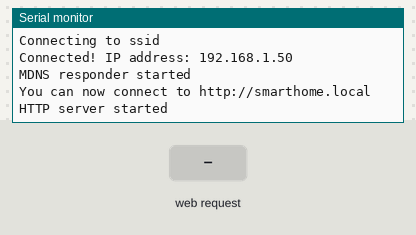
Recording of a sketch running on a simulated ESP32. Shown: the last lines printed to the serial monitor. The inputs (shaded band) are chosen by the test bench. WiFi joins after 1.5 s; servers stay silent unless stated; storage starts empty.

Above: at 2.7 s.
2.8 s: HTTP request GET / received
At 3.8 s:
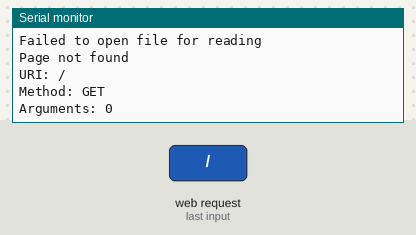
4.3 s: HTTP request GET /css/style.css received
At 5.0 s:
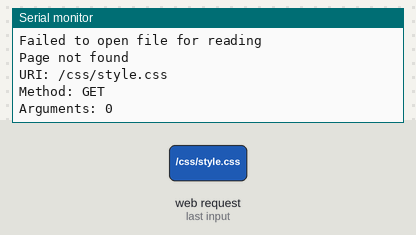
5.8 s: HTTP request GET /script.js received
At 7.3 s:
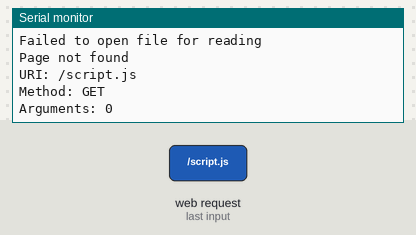

The sketch:

Web_Server.ino
```cpp
#include <WiFi.h>
#include <WiFiClient.h>
#include <WebServer.h>
#include <ESPmDNS.h>
#include <SPI.h>
#include <SD.h>

#define DBG_OUTPUT_PORT Serial

const char* ssid = "ssid";
const char* password = "password";
const char* host = "smarthome";

WebServer server(80);

bool loggedIn = false;

bool checkSD()
{
  if (!SD.begin())
    {
      DBG_OUTPUT_PORT.println("Card Mount Failed");
      return false;
    }
    return true;
}

void handleNotFound()
{
  String message = "\nPage not found\n\n";
  message += "URI: ";
  message += server.uri();
  message += "\nMethod: ";
  message += (server.method() == HTTP_GET) ? "GET" : "POST";
  message += "\nArguments: ";
  message += server.args();
  message += "\n";
  for (uint8_t i = 0; i < server.args(); i++)
  {
    message += " NAME:" + server.argName(i) + "\n VALUE:" + server.arg(i) + "\n";
  }
  server.send(404, "text/plain", message);
  DBG_OUTPUT_PORT.print(message);
}

void serve()
{
  if(!checkSD())
   return;
  String path = server.uri();
  String dataType = "text/html";
  String response = "";

  if(path.endsWith("/")) path += "index.htm";

  if(path.endsWith(".src")) path = path.substring(0, path.lastIndexOf("."));
  else if(path.endsWith(".htm")) dataType = "text/html";
  else if(path.endsWith(".css")) dataType = "text/css";
  else if(path.endsWith(".js")) dataType = "application/javascript";
  else if(path.endsWith(".png")) dataType = "image/png";
  else if(path.endsWith(".gif")) dataType = "image/gif";
  else if(path.endsWith(".jpg")) dataType = "image/jpeg";
  else if(path.endsWith(".ico")) dataType = "image/x-icon";
  else if(path.endsWith(".xml")) dataType = "text/xml";
  else if(path.endsWith(".pdf")) dataType = "application/pdf";
  else if(path.endsWith(".zip")) dataType = "application/zip";

  if(path == "/index.htm" && !loggedIn)
  {
    path = "/login.htm";
  }
  File dataFile = SD.open(path);
  if (!dataFile)
  {
    DBG_OUTPUT_PORT.println("Failed to open file for reading");
    handleNotFound();
    return;
  }
  DBG_OUTPUT_PORT.println("Reading file" + path);

  while (dataFile.available())
  {
    char temp = char(dataFile.read());
    response += temp;//DBG_OUTPUT_PORT.print(temp);
  }

  for(int i=0; i<path.length(); i++)
  {
    if(path[i] == '/')
     dataFile.rewindDirectory();
  }

  dataFile.close();

  DBG_OUTPUT_PORT.println("Served " + dataType);
  server.send(200, dataType, response);
}


void handleLogin()
{
  String Email = "", Password = "";
  for (uint8_t i = 0; i < server.args(); i++)
  {
    if(server.argName(i) == "email")
      Email = server.arg(i);
    if(server.argName(i) == "password")
      Password = server.arg(i);
     DBG_OUTPUT_PORT.println(" NAME:" + server.argName(i) + " VALUE:" + server.arg(i));
  }
  if(Email == "test@test.in" && Password == "12345")
  {
    loggedIn = true;
    serve();
  }
  else
  {
    server.send(410, "text/plain", "access denied");
  }
}

void setup()
{
  DBG_OUTPUT_PORT.begin(115200);
  DBG_OUTPUT_PORT.setDebugOutput(true);
  DBG_OUTPUT_PORT.print("\n");
  if(!checkSD())
   return;

  uint8_t cardType = SD.cardType();

  if (cardType == CARD_NONE)
  {
    DBG_OUTPUT_PORT.println("No SD card attached");
    return;
  }

  DBG_OUTPUT_PORT.print("SD Card Type: ");
  if (cardType == CARD_MMC)
  {
    DBG_OUTPUT_PORT.println("MMC");
  }
  else if (cardType == CARD_SD)
  {
    DBG_OUTPUT_PORT.println("SDSC");
  }
  else if (cardType == CARD_SDHC)
  {
    DBG_OUTPUT_PORT.println("SDHC");
  }
  else
  {
    DBG_OUTPUT_PORT.println("UNKNOWN");
  }

  uint64_t cardSize = SD.cardSize() / (1024 * 1024);
  DBG_OUTPUT_PORT.printf("SD Card Size: %lluMB\n", cardSize);


  WiFi.begin(ssid, password);
  DBG_OUTPUT_PORT.print("Connecting to ");
  DBG_OUTPUT_PORT.println(ssid);

  // Wait for connection
  uint8_t i = 0;
  while (WiFi.status() != WL_CONNECTED && i++ < 20)
  {
    //wait 10 seconds
    delay(500);
  }
  if (i == 21)
  {
    DBG_OUTPUT_PORT.print("Could not connect to ");
    DBG_OUTPUT_PORT.println(ssid);
    while (1) delay(500);
  }
  DBG_OUTPUT_PORT.print("Connected! IP address: ");
  DBG_OUTPUT_PORT.println(WiFi.localIP());

  if (MDNS.begin(host))
  {
    MDNS.addService("http", "tcp", 80);
    DBG_OUTPUT_PORT.println("MDNS responder started");
    DBG_OUTPUT_PORT.print("You can now connect to http://");
    DBG_OUTPUT_PORT.print(host);
    DBG_OUTPUT_PORT.println(".local");
  }

  server.on("/", HTTP_GET, serve);
  server.on("/css/style.css", HTTP_GET, serve);
  server.on("/script.js", HTTP_GET, serve);
  server.on("/", HTTP_POST, handleLogin);
  server.onNotFound(handleNotFound);

  server.begin();
  DBG_OUTPUT_PORT.println("HTTP server started");

}

void loop()
{
  server.handleClient();
}
```

Measured:
- after the input at 2.8 s, the serial monitor: prints a new line at once (image 1)
- after the input at 4.3 s, the serial monitor: prints a new line at once (image 2)
- after the input at 5.8 s, the serial monitor: prints a new line at once (image 3)
